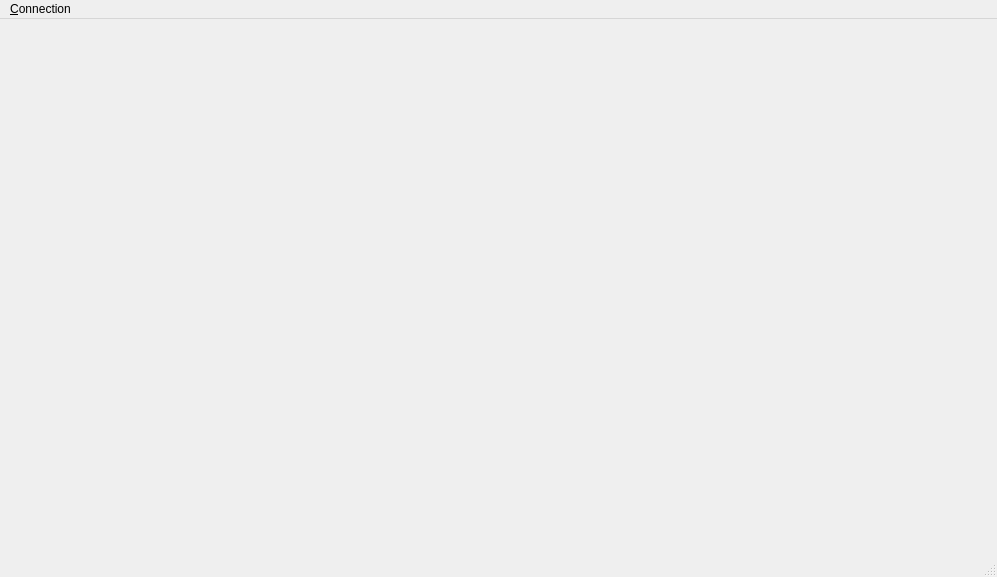
<?xml version="1.0" encoding="UTF-8"?>
<ui version="4.0">
 <class>FormMain</class>
 <widget class="QMainWindow" name="FormMain">
  <property name="geometry">
   <rect>
    <x>0</x>
    <y>0</y>
    <width>997</width>
    <height>577</height>
   </rect>
  </property>
  <property name="windowTitle">
   <string>irc2me</string>
  </property>
  <widget class="QWidget" name="centralwidget">
   <layout class="QHBoxLayout" name="horizontalLayout_2"/>
  </widget>
  <widget class="QMenuBar" name="menubar">
   <property name="geometry">
    <rect>
     <x>0</x>
     <y>0</y>
     <width>997</width>
     <height>21</height>
    </rect>
   </property>
   <widget class="QMenu" name="menuServer">
    <property name="title">
     <string>&amp;Connection</string>
    </property>
    <addaction name="actionShow_connection_status"/>
    <addaction name="separator"/>
    <addaction name="actionClose"/>
   </widget>
   <addaction name="menuServer"/>
  </widget>
  <widget class="QStatusBar" name="statusbar"/>
  <action name="actionShow_connection_status">
   <property name="text">
    <string>&amp;Status</string>
   </property>
  </action>
  <action name="actionClose">
   <property name="text">
    <string>&amp;Exit</string>
   </property>
  </action>
 </widget>
 <resources/>
 <connections/>
</ui>
